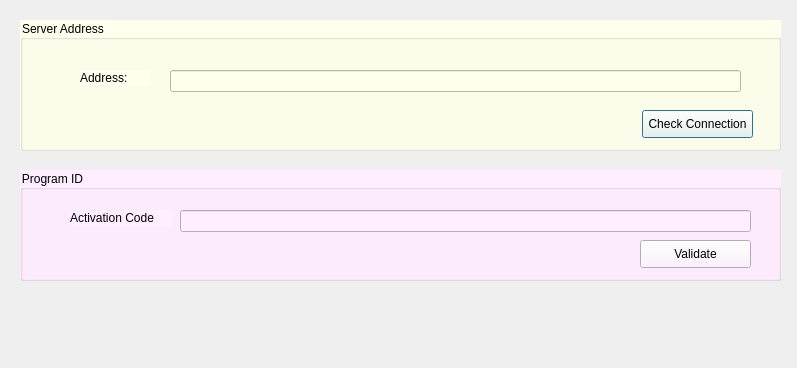
<?xml version="1.0" encoding="UTF-8"?>
<ui version="4.0">
 <class>networkManagement</class>
 <widget class="QDialog" name="networkManagement">
  <property name="geometry">
   <rect>
    <x>0</x>
    <y>0</y>
    <width>797</width>
    <height>368</height>
   </rect>
  </property>
  <property name="windowTitle">
   <string>Dialog</string>
  </property>
  <widget class="QGroupBox" name="groupBox">
   <property name="geometry">
    <rect>
     <x>20</x>
     <y>20</y>
     <width>761</width>
     <height>131</height>
    </rect>
   </property>
   <property name="styleSheet">
    <string notr="true">background-color:#ffe</string>
   </property>
   <property name="title">
    <string>Server Address</string>
   </property>
   <widget class="QLineEdit" name="serverAddress">
    <property name="geometry">
     <rect>
      <x>150</x>
      <y>50</y>
      <width>571</width>
      <height>22</height>
     </rect>
    </property>
   </widget>
   <widget class="QLabel" name="label">
    <property name="geometry">
     <rect>
      <x>60</x>
      <y>50</y>
      <width>71</width>
      <height>16</height>
     </rect>
    </property>
    <property name="text">
     <string>Address:</string>
    </property>
   </widget>
   <widget class="QPushButton" name="connectionTest">
    <property name="geometry">
     <rect>
      <x>622</x>
      <y>90</y>
      <width>111</width>
      <height>28</height>
     </rect>
    </property>
    <property name="text">
     <string>Check Connection</string>
    </property>
   </widget>
  </widget>
  <widget class="QGroupBox" name="systemCode">
   <property name="geometry">
    <rect>
     <x>20</x>
     <y>170</y>
     <width>761</width>
     <height>111</height>
    </rect>
   </property>
   <property name="styleSheet">
    <string notr="true">background-color:#fef</string>
   </property>
   <property name="title">
    <string>Program ID</string>
   </property>
   <widget class="QLineEdit" name="activationCode">
    <property name="geometry">
     <rect>
      <x>160</x>
      <y>40</y>
      <width>571</width>
      <height>22</height>
     </rect>
    </property>
   </widget>
   <widget class="QLabel" name="label_2">
    <property name="geometry">
     <rect>
      <x>50</x>
      <y>40</y>
      <width>101</width>
      <height>16</height>
     </rect>
    </property>
    <property name="text">
     <string>Activation Code</string>
    </property>
   </widget>
   <widget class="QPushButton" name="validateCode">
    <property name="geometry">
     <rect>
      <x>620</x>
      <y>70</y>
      <width>111</width>
      <height>28</height>
     </rect>
    </property>
    <property name="text">
     <string>Validate</string>
    </property>
   </widget>
  </widget>
 </widget>
 <resources/>
 <connections/>
</ui>
